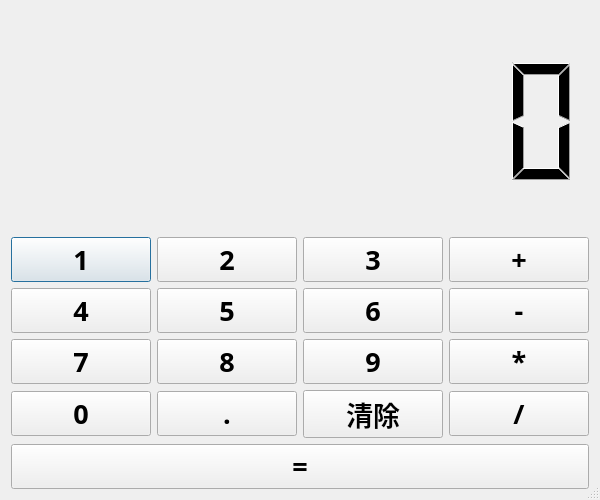
<?xml version="1.0" encoding="UTF-8"?>
<ui version="4.0">
 <class>Dialog</class>
 <widget class="QDialog" name="Dialog">
  <property name="geometry">
   <rect>
    <x>0</x>
    <y>0</y>
    <width>600</width>
    <height>500</height>
   </rect>
  </property>
  <property name="minimumSize">
   <size>
    <width>600</width>
    <height>500</height>
   </size>
  </property>
  <property name="maximumSize">
   <size>
    <width>600</width>
    <height>500</height>
   </size>
  </property>
  <property name="windowTitle">
   <string>关注微信公众号：学点编程吧--计算器</string>
  </property>
  <property name="windowIcon">
   <iconset resource="calculator.qrc">
    <normaloff>:/title/res/calculator.ico</normaloff>:/title/res/calculator.ico</iconset>
  </property>
  <property name="whatsThis">
   <string>计算器</string>
  </property>
  <property name="sizeGripEnabled">
   <bool>true</bool>
  </property>
  <layout class="QVBoxLayout" name="verticalLayout_2">
   <item>
    <widget class="QLCDNumber" name="lcd">
     <property name="frameShape">
      <enum>QFrame::NoFrame</enum>
     </property>
     <property name="digitCount">
      <number>8</number>
     </property>
    </widget>
   </item>
   <item>
    <layout class="QVBoxLayout" name="verticalLayout">
     <item>
      <layout class="QHBoxLayout" name="horizontalLayout">
       <item>
        <widget class="QPushButton" name="b1">
         <property name="font">
          <font>
           <family>Simplified Arabic Fixed</family>
           <pointsize>20</pointsize>
           <weight>75</weight>
           <bold>true</bold>
          </font>
         </property>
         <property name="text">
          <string>1</string>
         </property>
        </widget>
       </item>
       <item>
        <widget class="QPushButton" name="b2">
         <property name="font">
          <font>
           <family>Simplified Arabic Fixed</family>
           <pointsize>20</pointsize>
           <weight>75</weight>
           <bold>true</bold>
          </font>
         </property>
         <property name="text">
          <string>2</string>
         </property>
        </widget>
       </item>
       <item>
        <widget class="QPushButton" name="b3">
         <property name="font">
          <font>
           <family>Simplified Arabic Fixed</family>
           <pointsize>20</pointsize>
           <weight>75</weight>
           <bold>true</bold>
          </font>
         </property>
         <property name="text">
          <string>3</string>
         </property>
        </widget>
       </item>
       <item>
        <widget class="QPushButton" name="b_plus">
         <property name="font">
          <font>
           <family>Simplified Arabic Fixed</family>
           <pointsize>20</pointsize>
           <weight>75</weight>
           <bold>true</bold>
          </font>
         </property>
         <property name="text">
          <string>+</string>
         </property>
        </widget>
       </item>
      </layout>
     </item>
     <item>
      <layout class="QHBoxLayout" name="horizontalLayout_2">
       <item>
        <widget class="QPushButton" name="b4">
         <property name="font">
          <font>
           <family>Simplified Arabic Fixed</family>
           <pointsize>20</pointsize>
           <weight>75</weight>
           <bold>true</bold>
          </font>
         </property>
         <property name="text">
          <string>4</string>
         </property>
        </widget>
       </item>
       <item>
        <widget class="QPushButton" name="b5">
         <property name="font">
          <font>
           <family>Simplified Arabic Fixed</family>
           <pointsize>20</pointsize>
           <weight>75</weight>
           <bold>true</bold>
          </font>
         </property>
         <property name="text">
          <string>5</string>
         </property>
        </widget>
       </item>
       <item>
        <widget class="QPushButton" name="b6">
         <property name="font">
          <font>
           <family>Simplified Arabic Fixed</family>
           <pointsize>20</pointsize>
           <weight>75</weight>
           <bold>true</bold>
          </font>
         </property>
         <property name="text">
          <string>6</string>
         </property>
        </widget>
       </item>
       <item>
        <widget class="QPushButton" name="b_sub">
         <property name="font">
          <font>
           <family>Simplified Arabic Fixed</family>
           <pointsize>20</pointsize>
           <weight>75</weight>
           <bold>true</bold>
          </font>
         </property>
         <property name="text">
          <string>-</string>
         </property>
        </widget>
       </item>
      </layout>
     </item>
     <item>
      <layout class="QHBoxLayout" name="horizontalLayout_3">
       <item>
        <widget class="QPushButton" name="b7">
         <property name="font">
          <font>
           <family>Simplified Arabic Fixed</family>
           <pointsize>20</pointsize>
           <weight>75</weight>
           <bold>true</bold>
          </font>
         </property>
         <property name="text">
          <string>7</string>
         </property>
        </widget>
       </item>
       <item>
        <widget class="QPushButton" name="b8">
         <property name="font">
          <font>
           <family>Simplified Arabic Fixed</family>
           <pointsize>20</pointsize>
           <weight>75</weight>
           <bold>true</bold>
          </font>
         </property>
         <property name="text">
          <string>8</string>
         </property>
        </widget>
       </item>
       <item>
        <widget class="QPushButton" name="b9">
         <property name="font">
          <font>
           <family>Simplified Arabic Fixed</family>
           <pointsize>20</pointsize>
           <weight>75</weight>
           <bold>true</bold>
          </font>
         </property>
         <property name="text">
          <string>9</string>
         </property>
        </widget>
       </item>
       <item>
        <widget class="QPushButton" name="b_mul">
         <property name="font">
          <font>
           <family>Simplified Arabic Fixed</family>
           <pointsize>20</pointsize>
           <weight>75</weight>
           <bold>true</bold>
          </font>
         </property>
         <property name="text">
          <string>*</string>
         </property>
        </widget>
       </item>
      </layout>
     </item>
     <item>
      <layout class="QHBoxLayout" name="horizontalLayout_4">
       <item>
        <widget class="QPushButton" name="b0">
         <property name="font">
          <font>
           <family>Simplified Arabic Fixed</family>
           <pointsize>20</pointsize>
           <weight>75</weight>
           <bold>true</bold>
          </font>
         </property>
         <property name="text">
          <string>0</string>
         </property>
        </widget>
       </item>
       <item>
        <widget class="QPushButton" name="point">
         <property name="font">
          <font>
           <family>Simplified Arabic Fixed</family>
           <pointsize>20</pointsize>
           <weight>75</weight>
           <bold>true</bold>
          </font>
         </property>
         <property name="text">
          <string>.</string>
         </property>
        </widget>
       </item>
       <item>
        <widget class="QPushButton" name="b_clear">
         <property name="font">
          <font>
           <family>Simplified Arabic Fixed</family>
           <pointsize>20</pointsize>
           <weight>75</weight>
           <bold>true</bold>
          </font>
         </property>
         <property name="text">
          <string>清除</string>
         </property>
        </widget>
       </item>
       <item>
        <widget class="QPushButton" name="b_div">
         <property name="font">
          <font>
           <family>Simplified Arabic Fixed</family>
           <pointsize>20</pointsize>
           <weight>75</weight>
           <bold>true</bold>
          </font>
         </property>
         <property name="text">
          <string>/</string>
         </property>
        </widget>
       </item>
      </layout>
     </item>
     <item>
      <widget class="QPushButton" name="b_eq">
       <property name="font">
        <font>
         <family>Simplified Arabic Fixed</family>
         <pointsize>20</pointsize>
         <weight>75</weight>
         <bold>true</bold>
        </font>
       </property>
       <property name="text">
        <string>=</string>
       </property>
      </widget>
     </item>
    </layout>
   </item>
  </layout>
 </widget>
 <resources>
  <include location="calculator.qrc"/>
 </resources>
 <connections/>
</ui>
